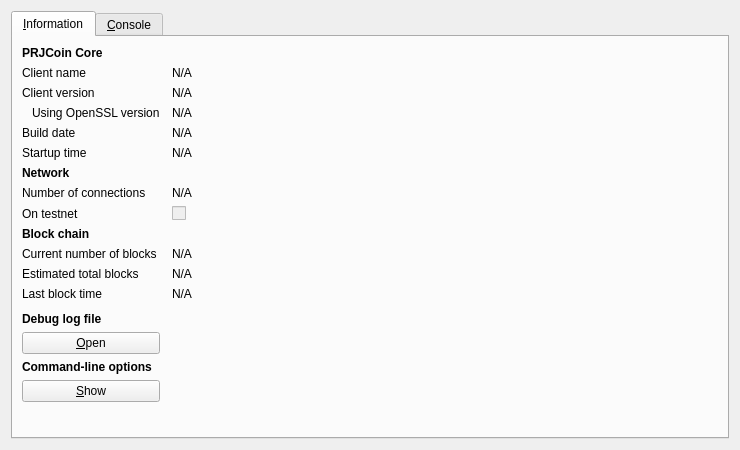
<?xml version="1.0" encoding="UTF-8"?>
<ui version="4.0">
 <class>RPCConsole</class>
 <widget class="QDialog" name="RPCConsole">
  <property name="geometry">
   <rect>
    <x>0</x>
    <y>0</y>
    <width>740</width>
    <height>450</height>
   </rect>
  </property>
  <property name="windowTitle">
   <string>PRJCoin - Debug window</string>
  </property>
  <layout class="QVBoxLayout" name="verticalLayout_2">
   <item>
    <widget class="QTabWidget" name="tabWidget">
     <property name="currentIndex">
      <number>0</number>
     </property>
     <widget class="QWidget" name="tab_info">
      <attribute name="title">
       <string>&amp;Information</string>
      </attribute>
      <layout class="QGridLayout" name="gridLayout" columnstretch="0,1">
       <property name="horizontalSpacing">
        <number>12</number>
       </property>
       <item row="0" column="0">
        <widget class="QLabel" name="label_9">
         <property name="font">
          <font>
           <weight>75</weight>
           <bold>true</bold>
          </font>
         </property>
         <property name="text">
          <string>PRJCoin Core</string>
         </property>
        </widget>
       </item>
       <item row="1" column="0">
        <widget class="QLabel" name="label_5">
         <property name="text">
          <string>Client name</string>
         </property>
        </widget>
       </item>
       <item row="1" column="1">
        <widget class="QLabel" name="clientName">
         <property name="cursor">
          <cursorShape>IBeamCursor</cursorShape>
         </property>
         <property name="text">
          <string>N/A</string>
         </property>
         <property name="textFormat">
          <enum>Qt::PlainText</enum>
         </property>
         <property name="textInteractionFlags">
          <set>Qt::LinksAccessibleByMouse|Qt::TextSelectableByKeyboard|Qt::TextSelectableByMouse</set>
         </property>
        </widget>
       </item>
       <item row="2" column="0">
        <widget class="QLabel" name="label_6">
         <property name="text">
          <string>Client version</string>
         </property>
        </widget>
       </item>
       <item row="2" column="1">
        <widget class="QLabel" name="clientVersion">
         <property name="cursor">
          <cursorShape>IBeamCursor</cursorShape>
         </property>
         <property name="text">
          <string>N/A</string>
         </property>
         <property name="textFormat">
          <enum>Qt::PlainText</enum>
         </property>
         <property name="textInteractionFlags">
          <set>Qt::LinksAccessibleByMouse|Qt::TextSelectableByKeyboard|Qt::TextSelectableByMouse</set>
         </property>
        </widget>
       </item>
       <item row="3" column="0">
        <widget class="QLabel" name="label_14">
         <property name="text">
          <string>Using OpenSSL version</string>
         </property>
         <property name="indent">
          <number>10</number>
         </property>
        </widget>
       </item>
       <item row="3" column="1">
        <widget class="QLabel" name="openSSLVersion">
         <property name="cursor">
          <cursorShape>IBeamCursor</cursorShape>
         </property>
         <property name="text">
          <string>N/A</string>
         </property>
         <property name="textFormat">
          <enum>Qt::PlainText</enum>
         </property>
         <property name="textInteractionFlags">
          <set>Qt::LinksAccessibleByMouse|Qt::TextSelectableByKeyboard|Qt::TextSelectableByMouse</set>
         </property>
        </widget>
       </item>
       <item row="4" column="0">
        <widget class="QLabel" name="label_12">
         <property name="text">
          <string>Build date</string>
         </property>
        </widget>
       </item>
       <item row="4" column="1">
        <widget class="QLabel" name="buildDate">
         <property name="cursor">
          <cursorShape>IBeamCursor</cursorShape>
         </property>
         <property name="text">
          <string>N/A</string>
         </property>
         <property name="textFormat">
          <enum>Qt::PlainText</enum>
         </property>
         <property name="textInteractionFlags">
          <set>Qt::LinksAccessibleByMouse|Qt::TextSelectableByKeyboard|Qt::TextSelectableByMouse</set>
         </property>
        </widget>
       </item>
       <item row="5" column="0">
        <widget class="QLabel" name="label_13">
         <property name="text">
          <string>Startup time</string>
         </property>
        </widget>
       </item>
       <item row="5" column="1">
        <widget class="QLabel" name="startupTime">
         <property name="cursor">
          <cursorShape>IBeamCursor</cursorShape>
         </property>
         <property name="text">
          <string>N/A</string>
         </property>
         <property name="textFormat">
          <enum>Qt::PlainText</enum>
         </property>
         <property name="textInteractionFlags">
          <set>Qt::LinksAccessibleByMouse|Qt::TextSelectableByKeyboard|Qt::TextSelectableByMouse</set>
         </property>
        </widget>
       </item>
       <item row="6" column="0">
        <widget class="QLabel" name="label_11">
         <property name="font">
          <font>
           <weight>75</weight>
           <bold>true</bold>
          </font>
         </property>
         <property name="text">
          <string>Network</string>
         </property>
        </widget>
       </item>
       <item row="7" column="0">
        <widget class="QLabel" name="label_7">
         <property name="text">
          <string>Number of connections</string>
         </property>
        </widget>
       </item>
       <item row="7" column="1">
        <widget class="QLabel" name="numberOfConnections">
         <property name="cursor">
          <cursorShape>IBeamCursor</cursorShape>
         </property>
         <property name="text">
          <string>N/A</string>
         </property>
         <property name="textFormat">
          <enum>Qt::PlainText</enum>
         </property>
         <property name="textInteractionFlags">
          <set>Qt::LinksAccessibleByMouse|Qt::TextSelectableByKeyboard|Qt::TextSelectableByMouse</set>
         </property>
        </widget>
       </item>
       <item row="8" column="0">
        <widget class="QLabel" name="label_8">
         <property name="text">
          <string>On testnet</string>
         </property>
        </widget>
       </item>
       <item row="8" column="1">
        <widget class="QCheckBox" name="isTestNet">
         <property name="enabled">
          <bool>false</bool>
         </property>
         <property name="text">
          <string/>
         </property>
        </widget>
       </item>
       <item row="9" column="0">
        <widget class="QLabel" name="label_10">
         <property name="font">
          <font>
           <weight>75</weight>
           <bold>true</bold>
          </font>
         </property>
         <property name="text">
          <string>Block chain</string>
         </property>
        </widget>
       </item>
       <item row="10" column="0">
        <widget class="QLabel" name="label_3">
         <property name="text">
          <string>Current number of blocks</string>
         </property>
        </widget>
       </item>
       <item row="10" column="1">
        <widget class="QLabel" name="numberOfBlocks">
         <property name="cursor">
          <cursorShape>IBeamCursor</cursorShape>
         </property>
         <property name="text">
          <string>N/A</string>
         </property>
         <property name="textFormat">
          <enum>Qt::PlainText</enum>
         </property>
         <property name="textInteractionFlags">
          <set>Qt::LinksAccessibleByMouse|Qt::TextSelectableByKeyboard|Qt::TextSelectableByMouse</set>
         </property>
        </widget>
       </item>
       <item row="11" column="0">
        <widget class="QLabel" name="label_4">
         <property name="text">
          <string>Estimated total blocks</string>
         </property>
        </widget>
       </item>
       <item row="11" column="1">
        <widget class="QLabel" name="totalBlocks">
         <property name="cursor">
          <cursorShape>IBeamCursor</cursorShape>
         </property>
         <property name="text">
          <string>N/A</string>
         </property>
         <property name="textFormat">
          <enum>Qt::PlainText</enum>
         </property>
         <property name="textInteractionFlags">
          <set>Qt::LinksAccessibleByMouse|Qt::TextSelectableByKeyboard|Qt::TextSelectableByMouse</set>
         </property>
        </widget>
       </item>
       <item row="12" column="0">
        <widget class="QLabel" name="label_2">
         <property name="text">
          <string>Last block time</string>
         </property>
        </widget>
       </item>
       <item row="12" column="1">
        <widget class="QLabel" name="lastBlockTime">
         <property name="cursor">
          <cursorShape>IBeamCursor</cursorShape>
         </property>
         <property name="text">
          <string>N/A</string>
         </property>
         <property name="textFormat">
          <enum>Qt::PlainText</enum>
         </property>
         <property name="textInteractionFlags">
          <set>Qt::LinksAccessibleByMouse|Qt::TextSelectableByKeyboard|Qt::TextSelectableByMouse</set>
         </property>
        </widget>
       </item>
       <item row="13" column="0">
        <spacer name="verticalSpacer_2">
         <property name="orientation">
          <enum>Qt::Vertical</enum>
         </property>
         <property name="sizeHint" stdset="0">
          <size>
           <width>20</width>
           <height>20</height>
          </size>
         </property>
        </spacer>
       </item>
       <item row="14" column="0">
        <widget class="QLabel" name="labelDebugLogfile">
         <property name="font">
          <font>
           <weight>75</weight>
           <bold>true</bold>
          </font>
         </property>
         <property name="text">
          <string>Debug log file</string>
         </property>
        </widget>
       </item>
       <item row="15" column="0">
        <widget class="QPushButton" name="openDebugLogfileButton">
         <property name="toolTip">
          <string>Open the PRJCoin debug log file from the current data directory. This can take a few seconds for large log files.</string>
         </property>
         <property name="text">
          <string>&amp;Open</string>
         </property>
         <property name="autoDefault">
          <bool>false</bool>
         </property>
        </widget>
       </item>
       <item row="16" column="0">
        <widget class="QLabel" name="labelCLOptions">
         <property name="font">
          <font>
           <weight>75</weight>
           <bold>true</bold>
          </font>
         </property>
         <property name="text">
          <string>Command-line options</string>
         </property>
        </widget>
       </item>
       <item row="17" column="0">
        <widget class="QPushButton" name="showCLOptionsButton">
         <property name="toolTip">
          <string>Show the PRJCoin-Qt help message to get a list with possible PRJCoin command-line options.</string>
         </property>
         <property name="text">
          <string>&amp;Show</string>
         </property>
         <property name="autoDefault">
          <bool>false</bool>
         </property>
        </widget>
       </item>
       <item row="18" column="0">
        <spacer name="verticalSpacer">
         <property name="orientation">
          <enum>Qt::Vertical</enum>
         </property>
         <property name="sizeHint" stdset="0">
          <size>
           <width>20</width>
           <height>40</height>
          </size>
         </property>
        </spacer>
       </item>
      </layout>
     </widget>
     <widget class="QWidget" name="tab_console">
      <attribute name="title">
       <string>&amp;Console</string>
      </attribute>
      <layout class="QVBoxLayout" name="verticalLayout_3">
       <property name="spacing">
        <number>3</number>
       </property>
       <item>
        <widget class="QTextEdit" name="messagesWidget">
         <property name="minimumSize">
          <size>
           <width>0</width>
           <height>100</height>
          </size>
         </property>
         <property name="readOnly">
          <bool>true</bool>
         </property>
         <property name="tabKeyNavigation" stdset="0">
          <bool>false</bool>
         </property>
         <property name="columnCount" stdset="0">
          <number>2</number>
         </property>
        </widget>
       </item>
       <item>
        <layout class="QHBoxLayout" name="horizontalLayout">
         <property name="spacing">
          <number>3</number>
         </property>
         <item>
          <widget class="QLabel" name="label">
           <property name="text">
            <string notr="true">&gt;</string>
           </property>
          </widget>
         </item>
         <item>
          <widget class="QLineEdit" name="lineEdit"/>
         </item>
         <item>
          <widget class="QPushButton" name="clearButton">
           <property name="maximumSize">
            <size>
             <width>24</width>
             <height>24</height>
            </size>
           </property>
           <property name="toolTip">
            <string>Clear console</string>
           </property>
           <property name="text">
            <string/>
           </property>
           <property name="icon">
            <iconset resource="../bitcoin.qrc">
             <normaloff>:/icons/remove</normaloff>:/icons/remove</iconset>
           </property>
           <property name="shortcut">
            <string notr="true">Ctrl+L</string>
           </property>
           <property name="autoDefault">
            <bool>false</bool>
           </property>
          </widget>
         </item>
        </layout>
       </item>
      </layout>
     </widget>
    </widget>
   </item>
  </layout>
 </widget>
 <resources>
  <include location="../bitcoin.qrc"/>
 </resources>
 <connections/>
</ui>
